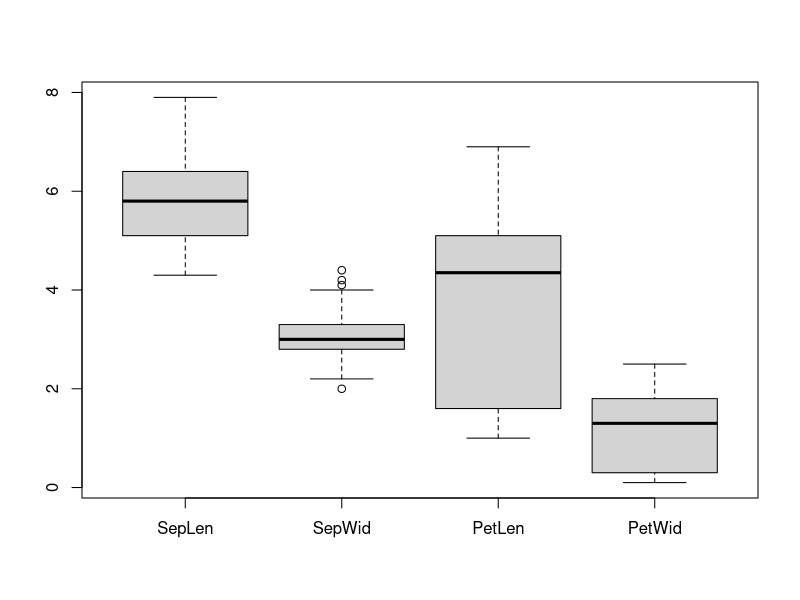
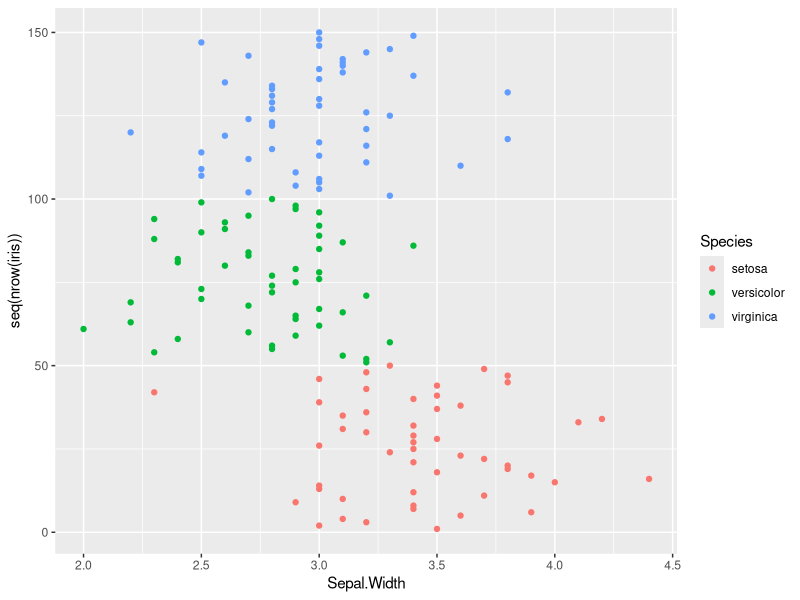
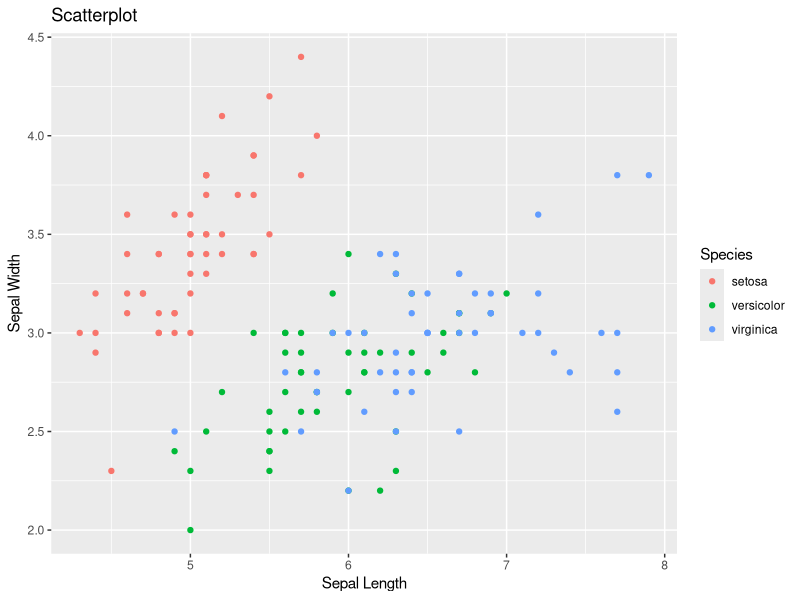
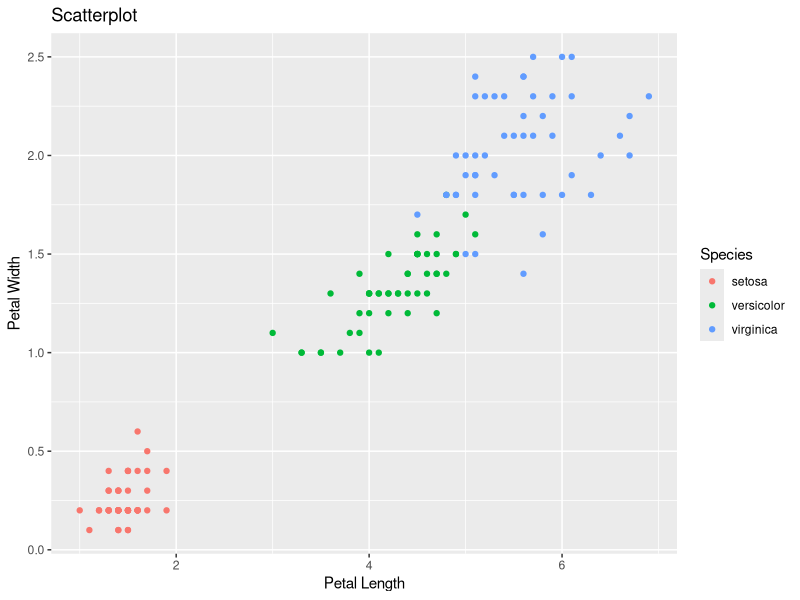
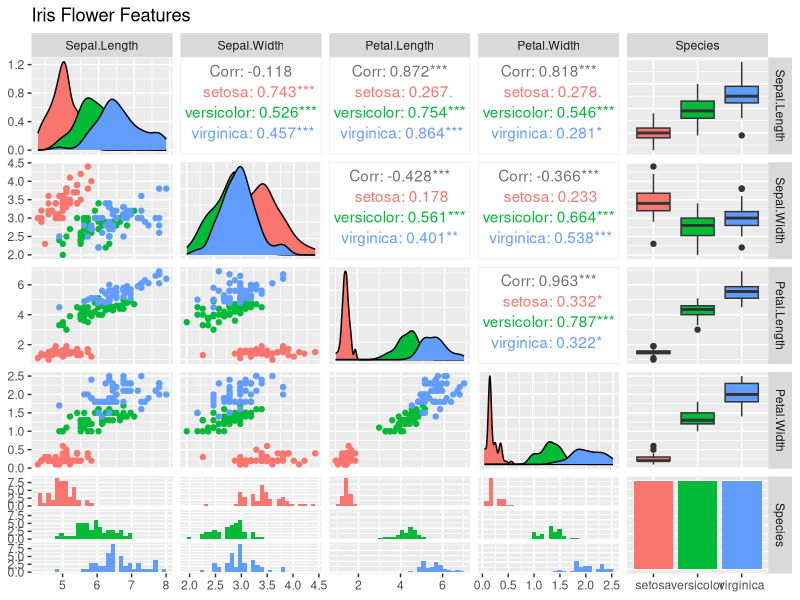
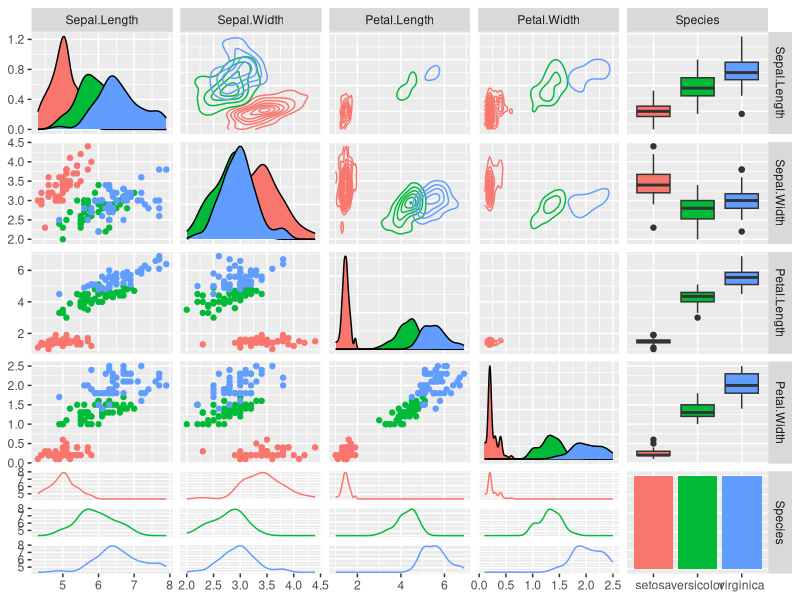
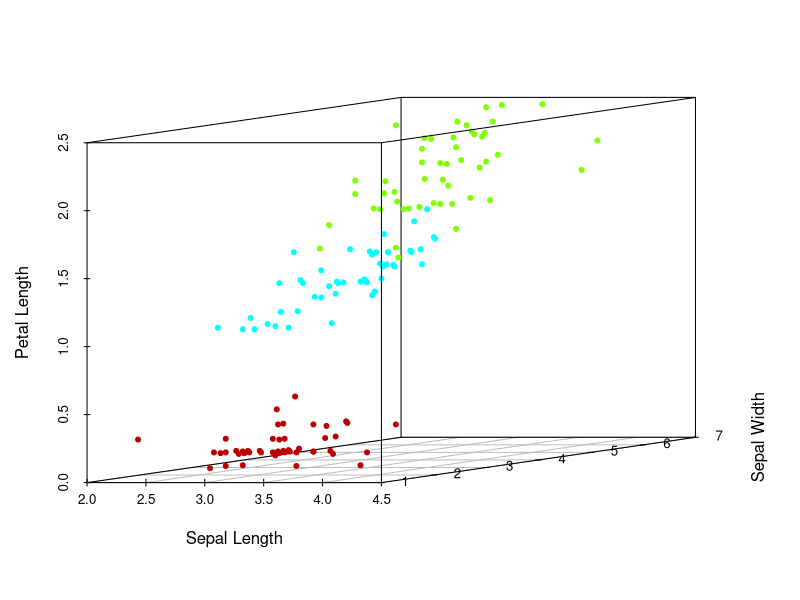
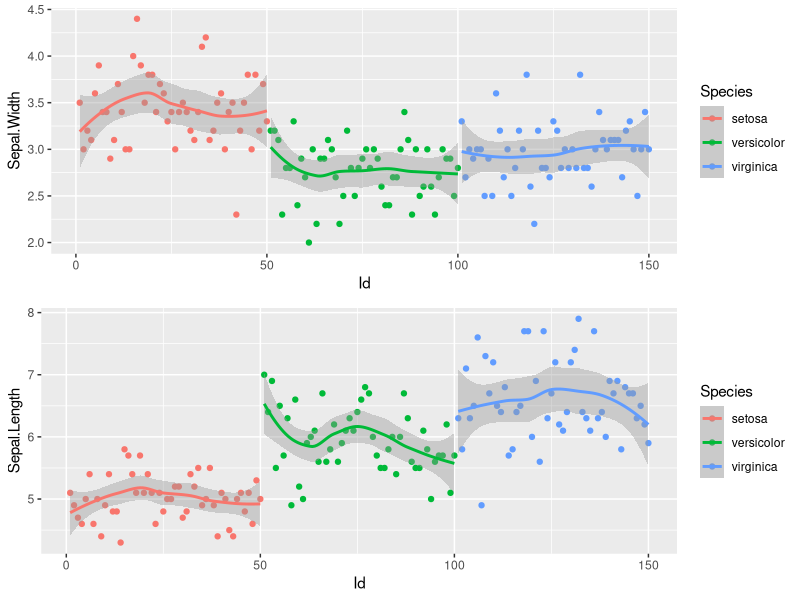

R code for these plots, in order:
library(tidyverse)

summary(iris) #Checking data summary, there are no missing values in data

str(iris) #Iris data have 4 key flower features as numeric type corresponding to 3 Species: setosa,versicolor,virginica

boxplot(iris$Sepal.Length,iris$Sepal.Width,iris$Petal.Length,iris$Petal.Width,names = c('SepLen','SepWid', 'PetLen','PetWid'))

ggplot(data = iris, aes(x=Sepal.Width, y=seq(nrow(iris)), color=Species)) + geom_point() 

iris %>% group_by(Species) %>% 
  summarize(mean(Sepal.Length),mean(Sepal.Width),
            mean(Petal.Length),mean(Petal.Width))

#plot(iris$Sepal.Length,iris$Sepal.Width)
ggplot(iris, aes(x=Sepal.Length, y=Sepal.Width, color=Species)) + geom_point() + labs(title="Scatterplot", x="Sepal Length", y="Sepal Width")

ggplot(iris, aes(x=Petal.Length, y=Petal.Width, color=Species)) + geom_point() + labs(title="Scatterplot", x="Petal Length", y="Petal Width") 

library(GGally)
ggpairs(data=iris,columns=1:5,
        title="Iris Flower Features", 
        mapping = ggplot2::aes(color = Species))

ggpairs(data=iris,
        columns=1:5, 
        upper = list(continuous = "density"),
        lower = list(combo = "facetdensity"),
        mapping = ggplot2::aes(color = Species))

library(scatterplot3d)
colors <- c("#BB0000", "#00FFFF", "#7FFF00")
colors <- colors[as.numeric(iris$Species)]
scatterplot3d(iris[,2:4], pch=20, color=colors,grid=TRUE, angle =10,xlab="Sepal Length", ylab="Sepal Width", zlab="Petal Length")

library(gridExtra)
Id <- seq(nrow(iris))
p1<-ggplot(iris, aes(x=Id, y=Sepal.Width, color=Species)) + geom_point() + geom_smooth()
p2<-ggplot(iris, aes(x=Id, y=Sepal.Length, color=Species)) + geom_point() + geom_smooth()
grid.arrange(p1, p2, nrow=2)

p3<-ggplot(iris, aes(x=Id, y=Petal.Width, color=Species)) + geom_point() + geom_smooth()
p4<-ggplot(iris, aes(x=Id, y=Petal.Length, color=Species)) + geom_point() + geom_smooth()
grid.arrange(p3, p4, nrow=2)
